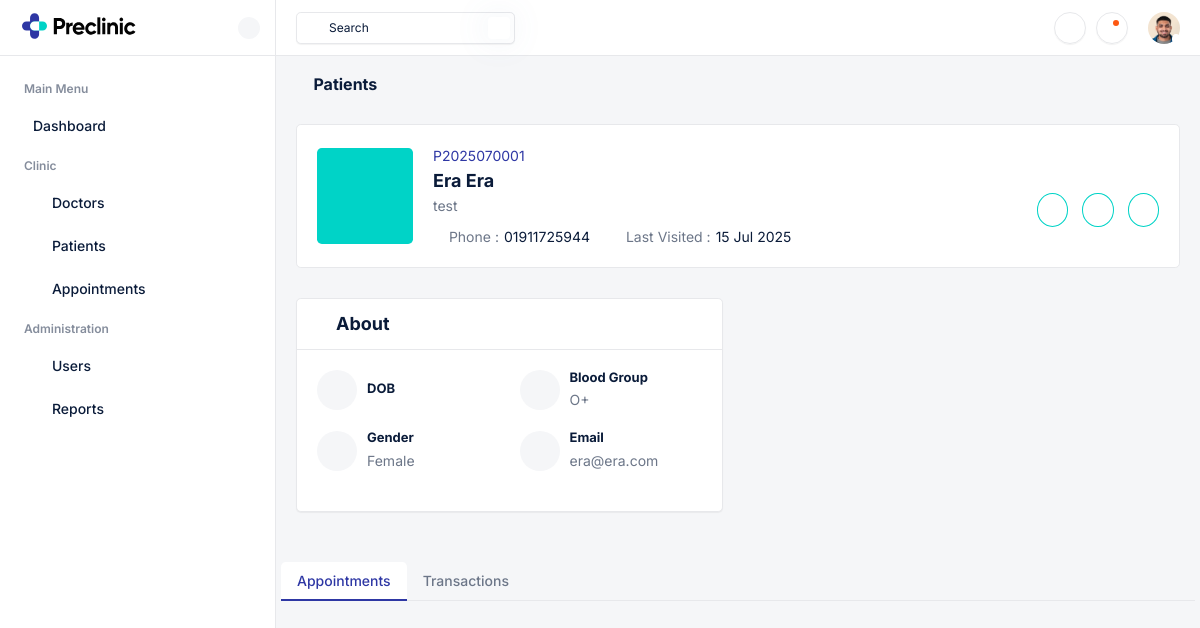
Screenshot of /patients/1/ (signed in) with the database file from the repository.
### DRS/models.py (models this page shows, shortened)
class Patient(models.Model):
    GENDER_CHOICES = [
        ('M', 'Male'),
        ('F', 'Female'),
        ('O', 'Other'),
    ]
    BLOOD_GROUP_CHOICES = [
        ('A+', 'A+'), ('A-', 'A-'),
        ('B+', 'B+'), ('B-', 'B-'),
        ('AB+', 'AB+'), ('AB-', 'AB-'),
        ('O+', 'O+'), ('O-', 'O-'),
    ]
    patient_id = models.CharField(max_length=20, unique=True)
    first_name = models.CharField(max_length=50)
    last_name = models.CharField(max_length=50)
    email = models.EmailField(unique=True)
    phone_regex = RegexValidator(
        regex=r'^\+?1?\d{9,11}$',
        message="Phone number must be entered in the format: '+880123456789'. Up to 11 digits allowed."
    )
    phone_number = models.CharField(validators=[phone_regex], max_length=11)
    address = models.TextField()
    gender = models.CharField(max_length=1, choices=GENDER_CHOICES)
    blood_group = models.CharField(max_length=3, choices=BLOOD_GROUP_CHOICES, blank=True)
    emergency_contact = models.CharField(max_length=17, blank=True)
    image = models.ImageField(upload_to='patient_images/', blank=True, null=True)
    created_at = models.DateTimeField(auto_now_add=True)
    updated_at = models.DateTimeField(auto_now=True)
    def get_full_name(self):
        return f"{self.first_name} {self.last_name}"

### DRS/views.py (the view)
# urls.py: path('patients/<int:patient_id>/',      patient_detail, name='patient_detail'),
@login_required
def patient_detail(request, patient_id):
    if request.user.role not in ['doctor', 'receptionist']:
        messages.error(request, 'Access denied.')
        return redirect('login')
    patient = get_object_or_404(Patient, id=patient_id)
    return render(request, 'clinic/patient_detail.html', {'patient': patient})

### templates/clinic/patient_detail.html (shortened to what this page needs)
{% extends 'clinic/base.html' %}
{% load static %}
{% block content %}
<div class="main-wrapper">
  {% include 'clinic/header.html' %}
  <div class="page-wrapper">
    <div class="content">
      <div class="mb-4">
        <h6 class="fw-bold mb-0">
          <a href="{% url 'patient_list' %}" class="text-dark">
            <i class="ti ti-chevron-left me-1"></i>Patients
          </a>
        </h6>
      </div>
      <div class="card mb-4">
        <div class="row align-items-end g-0">
          <div class="col-lg-9">
            <div class="d-flex align-items-center p-3 position-relative">
              {% if patient.image %}
                <a class="avatar avatar-xxxl patient-avatar me-3 flex-shrink-0">
                  <img src="{{ patient.image.url }}" alt="{{ patient.get_full_name }}" class="rounded">
                </a>
              {% else %}
                <span class="avatar avatar-xxxl bg-secondary text-white me-3 flex-shrink-0 d-flex align-items-center justify-content-center">
                  <i class="ti ti-user fs-1"></i>
                </span>
              {% endif %}
              <div>
                <p class="text-primary mb-1">{{ patient.patient_id }}</p>
                <h5 class="mb-1">
                  <a href="#" class="fw-bold text-dark">{{ patient.get_full_name }}</a>
                </h5>
                <p class="mb-0">{{ patient.address }}</p>
                <div class="d-flex align-items-center flex-wrap mt-2">
                  <p class="mb-0 d-inline-flex align-items-center me-3">
                    <i class="ti ti-phone me-1 text-dark"></i>Phone :
                    <span class="text-dark ms-1">{{ patient.phone_number }}</span>
                  </p>
                  <p class="mb-0 d-inline-flex align-items-center">
                    <i class="ti ti-calendar-time me-1 text-dark"></i>Last Visited :
                    <span class="text-dark ms-1">{{ patient.updated_at|date:"d M Y" }}</span>
                  </p>
                </div>
              </div>
            </div>
          </div>
          <div class="col-lg-3 text-lg-end p-3">
            <div class="mb-3">
              <a href="#" class="btn btn-outline-secondary rounded-circle me-2 p-2">
                <i class="ti ti-phone"></i>
              </a>
              <a href="#" class="btn btn-outline-secondary rounded-circle me-2 p-2">
                <i class="ti ti-message-circle"></i>
              </a>
              <a href="#" class="btn btn-outline-secondary rounded-circle p-2">
                <i class="ti ti-video"></i>
              </a>
            </div>
          </div>
        </div>
      </div>
      <div class="row g-4">
        <div class="col-xl-6">
          <div class="card shadow-sm">
            <div class="card-header">
              <h5 class="fw-bold mb-0"><i class="ti ti-user-star me-1"></i>About</h5>
            </div>
            <div class="card-body">
              <div class="row">
                <div class="col-sm-6 mb-3">
                  <div class="d-flex align-items-center">
                    <span class="avatar rounded-circle bg-light text-dark me-2"><i class="ti ti-calendar-event fs-5"></i></span>
                    <div>
                      <h6 class="fs-13 fw-bold mb-1">DOB</h6>
                    </div>
                  </div>
                </div>
                <div class="col-sm-6 mb-3">
                  <div class="d-flex align-items-center">
                    <span class="avatar rounded-circle bg-light text-dark me-2"><i class="ti ti-droplet fs-5"></i></span>
                    <div>
                      <h6 class="fs-13 fw-bold mb-1">Blood Group</h6>
                      <p class="mb-0">{{ patient.get_blood_group_display }}</p>
                    </div>
                  </div>
                </div>
                <div class="col-sm-6 mb-3">
                  <div class="d-flex align-items-center">
                    <span class="avatar rounded-circle bg-light text-dark me-2"><i class="ti ti-gender-male fs-5"></i></span>
                    <div>
                      <h6 class="fs-13 fw-bold mb-1">Gender</h6>
                      <p class="mb-0">{{ patient.get_gender_display }}</p>
                    </div>
                  </div>
                </div>
                <div class="col-sm-6 mb-3">
                  <div class="d-flex align-items-center">
                    <span class="avatar rounded-circle bg-light text-dark me-2"><i class="ti ti-mail fs-5"></i></span>
                    <div>
                      <h6 class="fs-13 fw-bold mb-1">Email</h6>
                      <p class="mb-0 text-break">{{ patient.email }}</p>
                    </div>
                  </div>
                </div>
              </div>
            </div>
          </div>
        </div>
      <ul class="nav nav-tabs nav-bordered mb-3">
        <li class="nav-item"><a href="#appointments" data-bs-toggle="tab" class="nav-link active">Appointments</a></li>
        <li class="nav-item"><a href="#transactions" data-bs-toggle="tab" class="nav-link">Transactions</a></li>
      </ul>
    </div>
  </div>
</div>
{% endblock %}

### rows the page displays
Patient: patient_id "P2025070001", get_full_name "Era Era", address "test", phone_number "01911725944", updated_at "15 Jul 2025", blood_group "O+", gender "Female", email "era@era.com"
